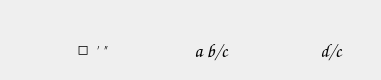
   <widget class="QWidget" name="tab_6">
    <attribute name="title">
     <string>转换</string>
    </attribute>
    <widget class="QPushButton" name="Mixed">
     <property name="geometry">
      <rect>
       <x>170</x>
       <y>30</y>
       <width>82</width>
       <height>41</height>
      </rect>
     </property>
     <property name="font">
      <font>
       <family>Comic Sans MS</family>
       <pointsize>14</pointsize>
      </font>
     </property>
     <property name="styleSheet">
      <string notr="true"/>
     </property>
     <property name="text">
      <string>a b/c</string>
     </property>
     <property name="flat">
      <bool>true</bool>
     </property>
    </widget>
    <widget class="QPushButton" name="Time">
     <property name="geometry">
      <rect>
       <x>50</x>
       <y>30</y>
       <width>82</width>
       <height>41</height>
      </rect>
     </property>
     <property name="font">
      <font>
       <family>Comic Sans MS</family>
       <pointsize>14</pointsize>
      </font>
     </property>
     <property name="styleSheet">
      <string notr="true"/>
     </property>
     <property name="text">
      <string>□ ' &quot;</string>
     </property>
     <property name="flat">
      <bool>true</bool>
     </property>
    </widget>
    <widget class="QPushButton" name="Impor">
     <property name="geometry">
      <rect>
       <x>290</x>
       <y>30</y>
       <width>82</width>
       <height>41</height>
      </rect>
     </property>
     <property name="font">
      <font>
       <family>Comic Sans MS</family>
       <pointsize>14</pointsize>
      </font>
     </property>
     <property name="styleSheet">
      <string notr="true"/>
     </property>
     <property name="text">
      <string>d/c</string>
     </property>
     <property name="flat">
      <bool>true</bool>
     </property>
    </widget>
   </widget>
